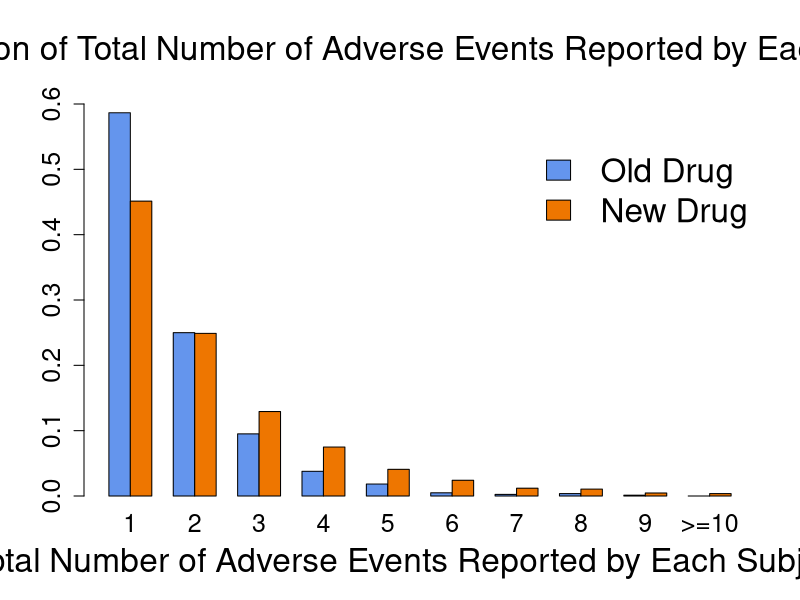

Here is the R script that generated this plot: (Note: this script raises an error after producing the figure.)
# code for 2019_BIBM with Jing and Xinyuan
library("plyr")

# read data
new_only.tmp <- read.csv("clean_data_newmed_only_0225_edit.csv",header = T)[,-1]
old_only.tmp <- read.csv("clean_data_oldmed_only_edit.csv",header = T)[,-1]

#### clean the data
# dimension
new_only.tmp[0,] 
old_only.tmp[0,] 

length(unique(new_only.tmp$sk)) 
length(unique(old_only.tmp$sk)) 

# old only
dup.id = unique(old_only.tmp[duplicated(old_only.tmp$sk),]$sk) # id that duplicated
dup.old_only = old_only.tmp[old_only.tmp$sk %in% dup.id,] # data frame with all duplicated rows
update.dup.old_only.tmp = data.frame()
for (i in dup.id){
  tmp.data.0 = dup.old_only[dup.old_only$sk == i,]
  tmp.data.1 = tmp.data.0[which(tmp.data.0$age_y == max(tmp.data.0$age_y)),]
  update.dup.old_only.tmp = rbind(update.dup.old_only.tmp, tmp.data.1)
}
update.dup.old_only = update.dup.old_only.tmp[!duplicated(update.dup.old_only.tmp[,c(1:23)]),]
not.dup.old_only = old_only.tmp[!(old_only.tmp$sk %in% dup.id),]
old_only = rbind(not.dup.old_only, update.dup.old_only)

# new only
dup.id = unique(new_only.tmp[duplicated(new_only.tmp$sk),]$sk) # id that duplicated
dup.new_only = new_only.tmp[new_only.tmp$sk %in% dup.id,] # data frame with all duplicated rows
update.dup.new_only.tmp = data.frame()
for (i in dup.id){
  tmp.data.0 = dup.new_only[dup.new_only$sk == i,]
  tmp.data.1 = tmp.data.0[which(tmp.data.0$age_y == max(tmp.data.0$age_y)),]
  update.dup.new_only.tmp = rbind(update.dup.new_only.tmp, tmp.data.1)
}
update.dup.new_only = update.dup.new_only.tmp[!duplicated(update.dup.new_only.tmp[,c(1:26)]),]
not.dup.new_only = new_only.tmp[!(new_only.tmp$sk %in% dup.id),]
new_only = rbind(not.dup.new_only, update.dup.new_only)

# add indicator for group
# therapy A = old drugs only
# therapy B = new drugs only
old_only$therapy = rep("A",dim(old_only)[1])
new_only$therapy = rep("B",dim(new_only)[1])

# combine the data
full <- rbind.fill(new_only, old_only)

# change the columns' name

list_name_old_only <- c( "sk", "age_x","Abdominal pain", 
                "Anaemia","Arthralgia","Ascites", 
                "Asthenia", "Diarrhoea", "Dizziness",
                "Dyspnoea",  "Malaise",
                "Nausea","Neutropenia","Pain", 
                "Pancytopenia", "Pneumonia","Pruritus", 
                "Pyrexia","Thrombocytopenia", "Vomiting",
                "Weight decreased",
                  "Haemoglobin decreased", "Platelet count decreased", "race",
                "age_y","gender" ,"marital_status","therapy" )
list_name_long <- c( "sk", "age_x","Abdominal pain", 
                     "Anaemia","Arthralgia","Ascites", 
                     "Asthenia", "Diarrhoea", "Dizziness",
                     "Dyspnoea", "Headache",  "Malaise",
                     "Nausea","Neutropenia","Pain", 
                     "Pancytopenia", "Pneumonia","Pruritus", 
                     "Pyrexia","Thrombocytopenia", "Vomiting",
                     "Weight decreased","White blood cell count decreased", "Decreased appetite",
                     "Haemoglobin decreased", "Platelet count decreased", "race",
                     "age_y","gender","marital_status","therapy" )


colnames(old_only) <- list_name_old_only
colnames(new_only) <- list_name_long
colnames(full) <- list_name_long


# gender
A_male <- sum(old_only$gender == "Male") / dim(old_only)[1]
A_male 

B_male <- sum(new_only$gender == "Male") / dim(new_only)[1]
B_male 


# age
c(mean(old_only$age_y), sd(old_only$age_y))
c(mean(new_only$age_y), sd(new_only$age_y))

# ============================================================================
# histogram of total number of AEs in each report (24 adverse events in total)
full[is.na(full) =="TRUE"] = 0

# change the number of AE = 2 to 1
old_only[,-c(1,2,24,25,26,27,28)][old_only[,-c(1,2,24,25,26,27,28)] > 1]=1
new_only[,-c(1,2,27,28,29,30,31)][new_only[,-c(1,2,27,28,29,30,31)] > 1]=1

# full$total <- rowSums(full[,2:25])
num.old  = table(rowSums(old_only[,-c(1,2,24,25,26,27,28)]))/dim(old_only)[1]
num.old = c(num.old[1:9],sum(num.old[-c(1:9)]))
num.new_only = table(rowSums(new_only[,-c(1,2,27,28,29,30,31)]))/dim(new_only)[1]
num.new_only = c(num.new_only[1:9],sum(num.new_only[-c(1:9)]))


# num = rbind(num.old,num.new_only,num.new)
num = rbind(num.old,num.new_only)

colnames(num)[10]<- ">=10"


num.old*dim(old_only)[1];
num.new_only*dim(new_only)[1];

pdf("AE_EHR.pdf",width=12,height=8)
par(mar = c(5, 4, 5, 2) + 0.2)
barplot(num, xlab="", col=c("cornflowerblue","darkorange2"),
        ylab="", beside=TRUE,ylim=c(0,0.6),cex.axis =1.5,cex.names = 1.5)
legend(20,0.56, c("Old Drug","New Drug"), 
       bty="n",
       fill = c("cornflowerblue","darkorange2","grey"), cex=2)
mtext("Distribution of Total Number of Adverse Events Reported by Each Subject",side=3,at=15,line=2,cex=2)
mtext("Total Number of Adverse Events Reported by Each Subject",side=1,at=15,line=3,cex=2)
dev.off()


# ============================================================================
# Frequencies of 24 adverse events by drugs
# subtract the columns which are not adverse events

full.tmp = full[,-c(1,2,27,28,29,30,31)]
full.tmp[,c(25,26,27,28,29,30)] = 0

colnames(full.tmp)[colnames(full.tmp) == "V25"] <- "Fatigue"
colnames(full.tmp)[colnames(full.tmp) == "V26"] <- "Rash"
colnames(full.tmp)[colnames(full.tmp) == "V27"] <- "Drug ineffective"
colnames(full.tmp)[colnames(full.tmp) == "V28"] <- "Off label use"
colnames(full.tmp)[colnames(full.tmp) == "V29"] <- "Blood bilirubin increased"
colnames(full.tmp)[colnames(full.tmp) == "V30"] <- "Leukopenia"


f.t = full.tmp

tmp = f.t[,c("Fatigue", "Anaemia", "Nausea", "Rash", "Headache" , "Pruritus" ,"Vomiting",
                  "Diarrhoea", "Pyrexia" , "White blood cell count decreased", "Asthenia", 
                  "Decreased appetite" ,"Dyspnoea", "Dizziness", "Platelet count decreased", 
                  "Weight decreased", "Haemoglobin decreased","Pain","Malaise","Drug ineffective", 
                  "Arthralgia","Neutropenia","Thrombocytopenia","Pneumonia","Abdominal pain","Leukopenia",
                  "Pancytopenia","Off label use",
                  "Ascites","Blood bilirubin increased")]
full.tmp = tmp

# change the number of AE = 2 to 1
full.tmp[full.tmp > 1]=1
full.order = cbind(full[,31],full.tmp)
colnames(full.order)[1]="therapy"


pvalue=NULL
for(i in 1:30){
  tbl = table(full.order[,i+1], full.order[,1])
  pvalue[i]= format(round(chisq.test(tbl)$p.value,3),nsmall=3)
}

pvalue=paste("=",pvalue,sep="")
pvalue[c(1,4,20,26,28,30)] = " = NA"
pvalue[pvalue =="=0.000"]="<=0.001"


pie.old = colMeans(full.order[full.order[,1]=="A",][,-1])
pie.new = colMeans(full.order[full.order[,1]=="B",][,-1])

bar.dat = rbind(pie.old,pie.new)*100
allitem = colnames(bar.dat)


pdf("freq_barplot_EHR.pdf",width=16,height=20)
par(mar = c(18, 5, 8, 2) + 0.2)
par(mfrow=c(2,1))
barplot(bar.dat[,1:15],col=c("cornflowerblue","darkorange2"),ylab="",
        beside=TRUE,ylim=c(0,40),xaxt='n',cex.axis = 1.5)
legend(35,35, c("Old Drug","New Drug"), 
       bty="n",
       fill = c("cornflowerblue","darkorange2"), cex=2)
text(seq(0, 14, by=1)*3+1.7, par("usr")[3]-0.25, 
     srt = 60, adj= 1, xpd = TRUE,
     labels = allitem[1:15], cex=1.5)
text(seq(0, 14, by=1)*3+2.6, par("usr")[3]-0.25, 
     srt = 60, adj= 1, xpd = TRUE,
     labels =paste("p-value", pvalue[1:15]), cex=1.5)
mtext("Top 1-15 Adverse Events by Drugs",side=3,at=23,line=3,cex=2.5)
mtext("Frequencies %",side=2,at=20,line=2.5,cex=2)

barplot(bar.dat[,16:30],col=c("cornflowerblue","darkorange2"),ylab="",
        beside=TRUE,ylim=c(0,40),xaxt='n',cex.axis = 1.5)
text(seq(0, 14, by=1)*3+1.7, par("usr")[3]-0.25, 
     srt = 60, adj= 1, xpd = TRUE,
     labels = allitem[16:30], cex=1.5)
text(seq(0, 14, by=1)*3+2.6, par("usr")[3]-0.25, 
     srt = 60, adj= 1, xpd = TRUE,
     labels =paste("p-value", pvalue[16:30]), cex=1.5)
mtext("Top 16-30 Adverse Events by Drugs",side=3,at=23,line=3,cex=2.5)
mtext("Frequencies %",side=2,at=20,line=2.5,cex=2)
dev.off()


 # ============================================================================
# Fig. 4.	Comparison of estimated odds ratio
#get the index therapy of new_only and new
full <- rbind.fill(new_only, old_only)
full.tmp.tmp = full[,list_name_old_only]
full.tmp <- full.tmp.tmp[,-c(1,2,24,25,26,27,28)]

order(colMeans(full.tmp))
allitem = (colnames(full.tmp))[order(colMeans(full.tmp),decreasing=T)]

full.order = cbind(full[,31],full.tmp[,order(colMeans(full.tmp),decreasing=T)])
colnames(full.order)[1]="therapy"

pie.old = colMeans(full.order[full.order[,1]=="A",][,-1])
pie.new = colMeans(full.order[full.order[,1]=="B",][,-1])

bar.dat = rbind(pie.old,pie.new)*100
allitem = colnames(bar.dat)


indi.new_only = as.numeric((full.order$therapy=="B")) 

mean(old_only$age_y)

# define function expit
expit = function(x){exp(x)/(1+exp(x))}

# define the variables (gender & race)
x.age = full$age_y - 51.75
x.sex = as.numeric(full$gender) - 2

# run logistic regression without race and gender
new.est.0 = both.est.0 = array(dim=c(3,21))
for (i in 1:21){
  y = full.order[,colnames(full.order)==colnames(bar.dat)[i]]
  m = glm(y ~ indi.new_only, family=binomial)
  
  new.est.0[1,i] = summary(m)$coefficient[2,1]
  new.est.0[2,i] = summary(m)$coefficient[2,1]- 1.96*summary(m)$coefficient[2,2]
  new.est.0[3,i] = summary(m)$coefficient[2,1]+ 1.96*summary(m)$coefficient[2,2]
}


# run logistic regression with race and gender
new.est = both.est = array(dim=c(3,21))
for (i in 1:21){
  y = full.order[,colnames(full.order)==colnames(bar.dat)[i]]
  m = glm(y ~ indi.new_only+x.age+x.sex, family=binomial)
  
  new.est[1,i] = summary(m)$coefficient[2,1]
  new.est[2,i] = summary(m)$coefficient[2,1]- 1.96*summary(m)$coefficient[2,2]
  new.est[3,i] = summary(m)$coefficient[2,1]+ 1.96*summary(m)$coefficient[2,2]
}

new.est = exp(new.est)
new.est.0 = exp(new.est.0)
colnames(new.est) = colnames(bar.dat)
colnames(new.est.0) = colnames(bar.dat)

df = array(dim = c(3,9), 0)
colnames(df) = c("Fatigue","Headache" ,"Rash","White blood cell count decreased",
              "Decreased appetite","Drug ineffective",
              "Leukopenia","Off label use","Blood bilirubin increased")

new.est.full = cbind(new.est, df)
new.est.0.full = cbind(new.est.0, df)

final_name = c("Fatigue", "Anaemia", "Nausea", "Rash", "Headache" , "Pruritus" ,"Vomiting",
  "Diarrhoea", "Pyrexia" , "White blood cell count decreased", "Asthenia", 
  "Decreased appetite" ,"Dyspnoea", "Dizziness", "Platelet count decreased", 
  "Weight decreased", "Haemoglobin decreased","Pain","Malaise","Drug ineffective", 
  "Arthralgia","Neutropenia","Thrombocytopenia","Pneumonia","Abdominal pain","Leukopenia",
  "Pancytopenia","Off label use",
  "Ascites","Blood bilirubin increased")

new.est.full = new.est.full[,final_name]
new.est.0.full = new.est.0.full[,final_name]

# ============================================================================
# ============================================================================
# ============================================================================
# ============================================================================
pdf("oddsratio_EHR_BA.pdf",width=6,height=8)
par(mar = c(4, 0, 1.5, 1) + 1.5);par(mfrow=c(1,1))
plot(c(new.est.0.full[2,1],new.est.0.full[3,1]),c(-1,-1),type="l",ylim=c(-30,-1),xlim=c(0,6),
     xlab = "Estimated odds ratio and 95% confidence interval", ylab ="",yaxt="n")
points(new.est.0.full[1,1],-1,type="p",pch=18,col="black",cex=0.5)
lines(c(new.est.full[2,1],new.est.full[3,1]),c(-1.25,-1.25),col="blue")
points(new.est.full[1,1],-1.25,type="p",pch=18,col="blue",cex=0.5)


cord.y = seq(-1,-30)
for(i in 2:30){
  lines(c(new.est.0.full[2,i],new.est.0.full[3,i]),c(cord.y[i],cord.y[i]),col="black")
  points(new.est.0.full[1,i],cord.y[i],type="p",pch=18,col="black",cex=0.5)
  lines(c(new.est.full[2,i],new.est.full[3,i]),c(cord.y[i]-0.25,cord.y[i]-0.25),col="blue")
  points(new.est.full[1,i],cord.y[i]-0.25,type="p",pch=18,col="blue",cex=0.5)
}


mtext("New Drug vs. Old Drug",side=3,line=0)
abline(v=0,col="grey",lty=2,lwd=0.8)
abline(v=1,col="grey",lty=2,lwd=0.8)
abline(v=2,col="grey",lty=2,lwd=0.8)
abline(v=3,col="grey",lty=2,lwd=0.8)
abline(v=4,col="grey",lty=2,lwd=0.8)
abline(v=5,col="grey",lty=2,lwd=0.8)
abline(v=6,col="grey",lty=2,lwd=0.8)
dev.off()

